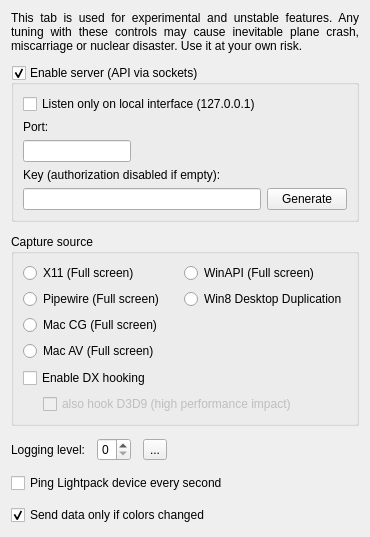
      <widget class="QWidget" name="tabExpert">
       <property name="sizePolicy">
        <sizepolicy hsizetype="Fixed" vsizetype="Preferred">
         <horstretch>0</horstretch>
         <verstretch>0</verstretch>
        </sizepolicy>
       </property>
       <attribute name="title">
        <string>Expert</string>
       </attribute>
       <layout class="QVBoxLayout" name="verticalLayout_3" stretch="0,0,0,0,0,0,0">
        <property name="spacing">
         <number>12</number>
        </property>
        <item>
         <widget class="QLabel" name="label_DevTabWarning">
          <property name="text">
           <string>&lt;html&gt;&lt;head/&gt;&lt;body&gt;&lt;p&gt;This tab is used for experimental and unstable features. Any tuning with these controls may cause inevitable plane crash, miscarriage or nuclear disaster. Use it at your own risk.&lt;/p&gt;&lt;/body&gt;&lt;/html&gt;</string>
          </property>
          <property name="scaledContents">
           <bool>false</bool>
          </property>
          <property name="alignment">
           <set>Qt::AlignJustify|Qt::AlignVCenter</set>
          </property>
          <property name="wordWrap">
           <bool>true</bool>
          </property>
         </widget>
        </item>
        <item>
         <widget class="QGroupBox" name="groupBox_Api">
          <property name="sizePolicy">
           <sizepolicy hsizetype="Preferred" vsizetype="Fixed">
            <horstretch>0</horstretch>
            <verstretch>0</verstretch>
           </sizepolicy>
          </property>
          <property name="toolTip">
           <string>&lt;html&gt;&lt;head/&gt;&lt;body&gt;&lt;p&gt;Enables TCP socket server.&lt;/p&gt;&lt;p&gt;You can connect via &amp;quot;telnet &amp;lt;ip&amp;gt; &amp;lt;port&amp;gt;&amp;quot; for example and manually execute available commands.&lt;/p&gt;&lt;p&gt;Default: %1&lt;/p&gt;&lt;/body&gt;&lt;/html&gt;</string>
          </property>
          <property name="styleSheet">
           <string notr="true"/>
          </property>
          <property name="title">
           <string>Enable server (API via sockets)</string>
          </property>
          <property name="checkable">
           <bool>true</bool>
          </property>
          <property name="checked">
           <bool>true</bool>
          </property>
          <layout class="QGridLayout" name="gridLayout_3">
           <item row="0" column="0">
            <widget class="QCheckBox" name="checkBox_listenOnlyOnLoInterface">
             <property name="toolTip">
              <string>&lt;html&gt;&lt;head/&gt;&lt;body&gt;&lt;p&gt;When enabled, you can connect ONLY from the same computer through 127.0.0.1/localhost address.&lt;/p&gt;&lt;p&gt;Disable this if you want to connect from anywhere else.&lt;/p&gt;&lt;p&gt;Default: %1&lt;/p&gt;&lt;/body&gt;&lt;/html&gt;</string>
             </property>
             <property name="text">
              <string>Listen only on local interface (127.0.0.1)</string>
             </property>
            </widget>
           </item>
           <item row="2" column="0">
            <widget class="QLineEdit" name="lineEdit_ApiPort">
             <property name="sizePolicy">
              <sizepolicy hsizetype="Fixed" vsizetype="Fixed">
               <horstretch>0</horstretch>
               <verstretch>0</verstretch>
              </sizepolicy>
             </property>
             <property name="toolTip">
              <string>&lt;html&gt;&lt;head/&gt;&lt;body&gt;&lt;p&gt;TCP port to listen.&lt;/p&gt;&lt;p&gt;Default: %1&lt;/p&gt;&lt;/body&gt;&lt;/html&gt;</string>
             </property>
            </widget>
           </item>
           <item row="1" column="0">
            <widget class="QLabel" name="label_ApiPort">
             <property name="toolTip">
              <string>&lt;html&gt;&lt;head/&gt;&lt;body&gt;&lt;p&gt;TCP port to listen.&lt;/p&gt;&lt;p&gt;Default: %1&lt;/p&gt;&lt;/body&gt;&lt;/html&gt;</string>
             </property>
             <property name="styleSheet">
              <string notr="true">margin-top: .1em</string>
             </property>
             <property name="text">
              <string>Port:</string>
             </property>
             <property name="buddy">
              <cstring>lineEdit_ApiPort</cstring>
             </property>
            </widget>
           </item>
           <item row="5" column="2">
            <widget class="QPushButton" name="pushButton_GenerateNewApiKey">
             <property name="toolTip">
              <string>Generate a random one</string>
             </property>
             <property name="text">
              <string>Generate</string>
             </property>
            </widget>
           </item>
           <item row="5" column="0">
            <widget class="QLineEdit" name="lineEdit_ApiKey">
             <property name="minimumSize">
              <size>
               <width>0</width>
               <height>20</height>
              </size>
             </property>
             <property name="baseSize">
              <size>
               <width>0</width>
               <height>20</height>
              </size>
             </property>
             <property name="toolTip">
              <string>&lt;html&gt;&lt;head/&gt;&lt;body&gt;&lt;p&gt;The API Key all the clients should provide to authenticate. Could be any custom string (%1 character limit). &lt;/p&gt;&lt;p&gt;Default: %2&lt;/p&gt;&lt;/body&gt;&lt;/html&gt;</string>
             </property>
             <property name="styleSheet">
              <string notr="true"/>
             </property>
             <property name="maxLength">
              <number>40</number>
             </property>
             <property name="readOnly">
              <bool>false</bool>
             </property>
            </widget>
           </item>
           <item row="4" column="0">
            <widget class="QLabel" name="label_ApiKey">
             <property name="toolTip">
              <string>&lt;html&gt;&lt;head/&gt;&lt;body&gt;&lt;p&gt;The API Key all the clients should provide to authenticate. Could be any custom string (%1 character limit). &lt;/p&gt;&lt;p&gt;Default: %2&lt;/p&gt;&lt;/body&gt;&lt;/html&gt;</string>
             </property>
             <property name="styleSheet">
              <string notr="true">margin-top:0</string>
             </property>
             <property name="text">
              <string>Key (authorization disabled if empty):</string>
             </property>
             <property name="buddy">
              <cstring>lineEdit_ApiKey</cstring>
             </property>
            </widget>
           </item>
          </layout>
         </widget>
        </item>
        <item>
         <widget class="QGroupBox" name="groupBox">
          <property name="sizePolicy">
           <sizepolicy hsizetype="MinimumExpanding" vsizetype="MinimumExpanding">
            <horstretch>0</horstretch>
            <verstretch>0</verstretch>
           </sizepolicy>
          </property>
          <property name="title">
           <string>Capture source</string>
          </property>
          <layout class="QVBoxLayout" name="verticalLayout_11">
           <item>
            <layout class="QHBoxLayout" name="horizontalLayout_6">
             <item>
              <layout class="QVBoxLayout" name="verticalLayout_9">
               <item>
                <widget class="QRadioButton" name="radioButton_GrabX11">
                 <property name="text">
                  <string>X11 (Full screen)</string>
                 </property>
                </widget>
               </item>
               <item>
                <widget class="QRadioButton" name="radioButton_GrabPipewire">
                 <property name="text">
                  <string>Pipewire (Full screen)</string>
                 </property>
                </widget>
               </item>
               <item>
                <widget class="QRadioButton" name="radioButton_GrabMacCoreGraphics">
                 <property name="text">
                  <string>Mac CG (Full screen)</string>
                 </property>
                </widget>
               </item>
               <item>
                <widget class="QRadioButton" name="radioButton_GrabMacAVFoundation">
                 <property name="text">
                  <string>Mac AV (Full screen)</string>
                 </property>
                </widget>
               </item>
               <item>
                <spacer name="verticalSpacer_6">
                 <property name="orientation">
                  <enum>Qt::Vertical</enum>
                 </property>
                 <property name="sizeHint" stdset="0">
                  <size>
                   <width>20</width>
                   <height>1</height>
                  </size>
                 </property>
                </spacer>
               </item>
              </layout>
             </item>
             <item>
              <layout class="QVBoxLayout" name="verticalLayout_10">
               <item>
                <widget class="QRadioButton" name="radioButton_GrabWinAPI">
                 <property name="text">
                  <string>WinAPI (Full screen)</string>
                 </property>
                </widget>
               </item>
               <item>
                <widget class="QRadioButton" name="radioButton_GrabDDupl">
                 <property name="text">
                  <string>Win8 Desktop Duplication</string>
                 </property>
                </widget>
               </item>
               <item>
                <spacer name="verticalSpacer">
                 <property name="orientation">
                  <enum>Qt::Vertical</enum>
                 </property>
                 <property name="sizeHint" stdset="0">
                  <size>
                   <width>20</width>
                   <height>1</height>
                  </size>
                 </property>
                </spacer>
               </item>
              </layout>
             </item>
            </layout>
           </item>
           <item>
            <widget class="QCheckBox" name="checkBox_EnableDx1011Capture">
             <property name="text">
              <string>Enable DX hooking</string>
             </property>
             <property name="icon">
              <iconset resource="../res/LightpackResources.qrc">
               <normaloff>:/icons/uac-shield.png</normaloff>:/icons/uac-shield.png</iconset>
             </property>
            </widget>
           </item>
           <item>
            <layout class="QHBoxLayout" name="horizontalLayout_9">
             <item>
              <spacer name="horizontalSpacer_4">
               <property name="orientation">
                <enum>Qt::Horizontal</enum>
               </property>
               <property name="sizeType">
                <enum>QSizePolicy::Fixed</enum>
               </property>
               <property name="sizeHint" stdset="0">
                <size>
                 <width>20</width>
                 <height>0</height>
                </size>
               </property>
              </spacer>
             </item>
             <item>
              <widget class="QCheckBox" name="checkBox_EnableDx9Capture">
               <property name="enabled">
                <bool>false</bool>
               </property>
               <property name="text">
                <string>also hook D3D9 (high performance impact)</string>
               </property>
              </widget>
             </item>
            </layout>
           </item>
          </layout>
         </widget>
        </item>
        <item>
         <layout class="QHBoxLayout" name="horizontalLayout_5">
          <item>
           <widget class="QLabel" name="label_LoggingLevel">
            <property name="text">
             <string>Logging level:</string>
            </property>
            <property name="buddy">
             <cstring>spinBox_LoggingLevel</cstring>
            </property>
           </widget>
          </item>
          <item>
           <widget class="QSpinBox" name="spinBox_LoggingLevel">
            <property name="toolTip">
             <string>&lt;html&gt;&lt;head/&gt;&lt;body&gt;&lt;p&gt;Log verbosity: %1-%2 where %1 = no logs.&lt;/p&gt;&lt;p&gt;After enabling logs you need to restart the program.&lt;/p&gt;&lt;p&gt;When enabled you can use the &lt;img src=&quot;:/buttons/arrow_right_dark_24px.png&quot; width=&quot;12&quot;&gt; button to open the log directory.&lt;/p&gt;&lt;p&gt;Default: %3&lt;/p&gt;&lt;/body&gt;&lt;/html&gt;</string>
            </property>
            <property name="maximum">
             <number>3</number>
            </property>
           </widget>
          </item>
          <item>
           <widget class="QToolButton" name="toolButton_OpenLogs">
            <property name="toolTip">
             <string>open Log folder</string>
            </property>
            <property name="whatsThis">
             <string>open Log folder</string>
            </property>
            <property name="text">
             <string>...</string>
            </property>
            <property name="icon">
             <iconset resource="../res/LightpackResources.qrc">
              <normaloff>:/buttons/arrow_right_dark_24px.png</normaloff>:/buttons/arrow_right_dark_24px.png</iconset>
            </property>
           </widget>
          </item>
          <item>
           <spacer name="horizontalSpacer_2">
            <property name="orientation">
             <enum>Qt::Horizontal</enum>
            </property>
            <property name="sizeHint" stdset="0">
             <size>
              <width>40</width>
              <height>20</height>
             </size>
            </property>
           </spacer>
          </item>
         </layout>
        </item>
        <item>
         <widget class="QCheckBox" name="checkBox_PingDeviceEverySecond">
          <property name="text">
           <string>Ping Lightpack device every second</string>
          </property>
         </widget>
        </item>
        <item>
         <widget class="QCheckBox" name="checkBox_SendDataOnlyIfColorsChanges">
          <property name="toolTip">
           <string>&lt;html&gt;&lt;head/&gt;&lt;body&gt;&lt;p&gt;When disabled every frame will be sent to the device. This is recommended for devices with inactivity timers built into firmwares (some custom Adalight sketches for example) or configured via Prismatik (UDP devices with a &amp;lt; 255 timeout value).&lt;/p&gt;&lt;p&gt;When enabled every new frame will be compared with the previous one, and will be sent only if differences are detected (can be useful in low bandwidth situations).&lt;/p&gt;&lt;p&gt;Default: %1&lt;/p&gt;&lt;/body&gt;&lt;/html&gt;</string>
          </property>
          <property name="text">
           <string>Send data only if colors changed</string>
          </property>
          <property name="checked">
           <bool>true</bool>
          </property>
         </widget>
        </item>
        <item>
         <spacer name="verticalSpacer_4">
          <property name="orientation">
           <enum>Qt::Vertical</enum>
          </property>
          <property name="sizeType">
           <enum>QSizePolicy::Expanding</enum>
          </property>
          <property name="sizeHint" stdset="0">
           <size>
            <width>20</width>
            <height>1</height>
           </size>
          </property>
         </spacer>
        </item>
       </layout>
      </widget>
